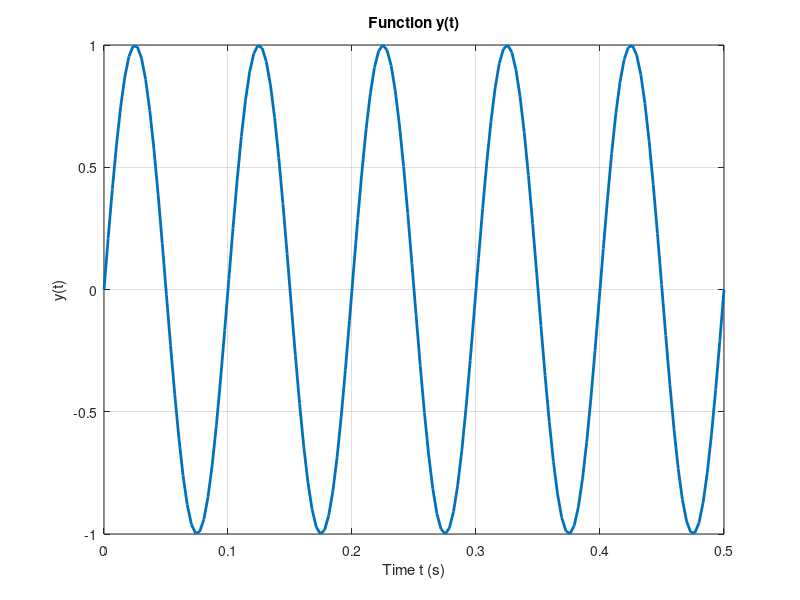
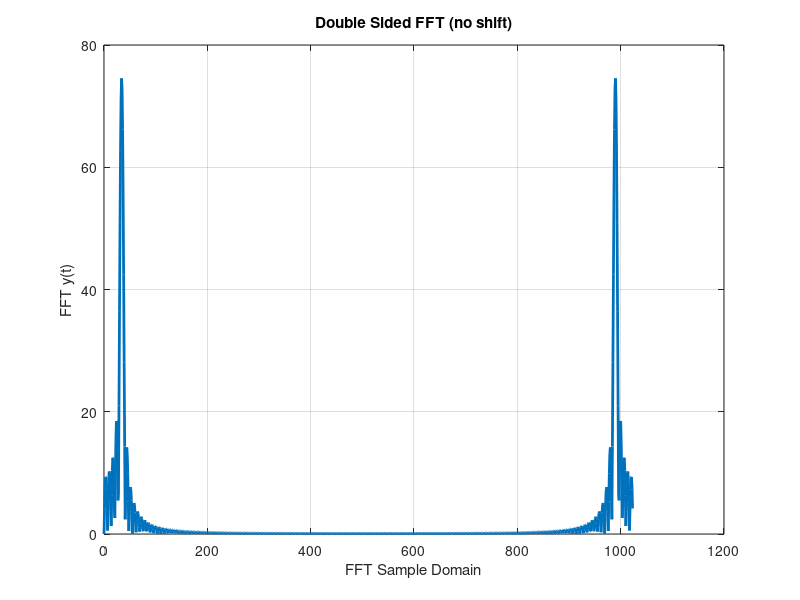
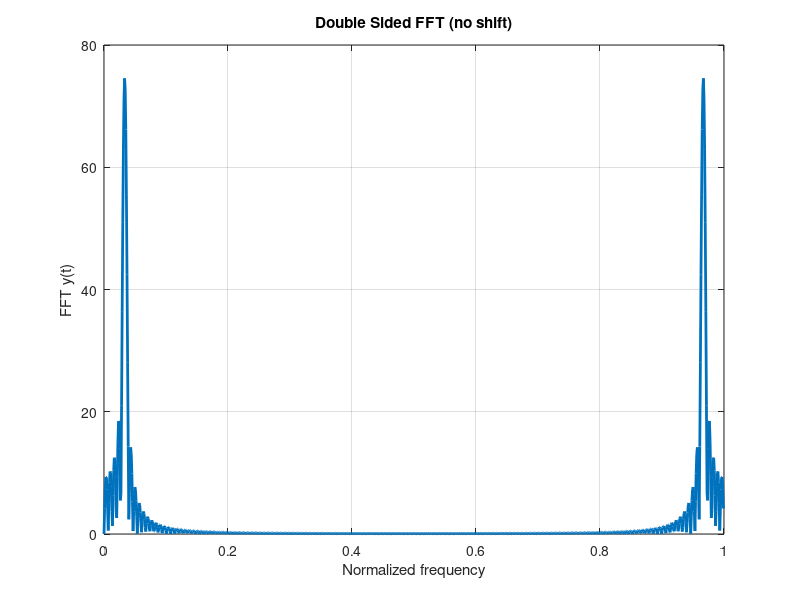
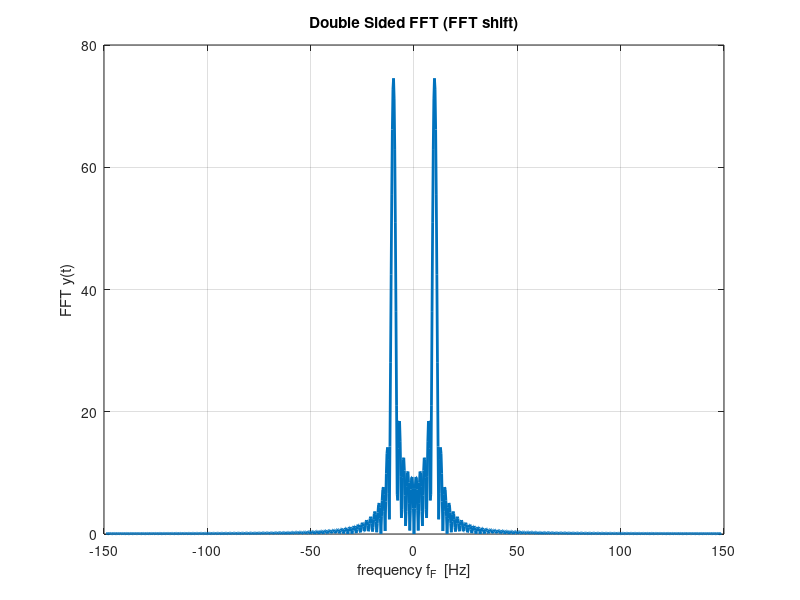

The MATLAB script that drew these images, in order:
% math_fft_01.m

% Fast Fourier Transform: decomposing a time series into
%  frequency components

% Ian Cooper
% email: ian.cooper@sydney.edu.au
% School of Physics, University of Sydney
% 180712 / Matlab version R2018a

% DOING PHYSICS WITH MATLAB 
%    https://d-arora.github.io/Doing-Physics-With-Matlab/

%clear 
close all
%clc

% INPUTS / FUNCTION y(t) ==============================================

f = 10; T = 1/f;
nT = 150;
tMax = 5*T;
xT = linspace(0,tMax,nT);
yT = sin(2*pi*f*xT) ;%+ sin(2*pi*100*xT) + 0.5*sin(2*pi*200*xT);
%yT(yT > 0) = 1;
%yT(yT<0) = -1;

TS = xT(2) - xT(1);
fS = 1/TS;


nF = 1024;
yF = fft(yT,nF);
%nVals = 0:nF-1;
xF = 0:length(yF)-1;

  
  


% Generate the plot, title and labels.
figure(1);
   pos = [0.05 0.05 0.25 0.25];
   set(gcf,'Units','normalized');
   set(gcf,'Position',pos);
   set(gcf,'color','w');
   xP = xT; yP = yT;
   plot(xP,yP,'lineWidth',2);
   title('Function y(t)')
   xlabel('Time t (s)')
   ylabel('y(t)')
   grid on

figure(2);
   pos = [0.31 0.05 0.25 0.25];
   set(gcf,'Units','normalized');
   set(gcf,'Position',pos);
   set(gcf,'color','w');
   xP = xF; yP = abs(yF);
   plot(xP,yP,'lineWidth',2);
   title('Double Sided FFT (no shift)');
   xlabel('FFT Sample Domain');
   ylabel('FFT y(t)');
   grid on
 
figure(3);
   pos = [0.57 0.05 0.25 0.25];
   set(gcf,'Units','normalized');
   set(gcf,'Position',pos);
   set(gcf,'color','w');
   xP = xF./nF; yP = abs(yF);
   plot(xP,yP,'lineWidth',2);
   title('Double Sided FFT (no shift)');
   xlabel('Normalized frequency');
   ylabel('FFT y(t)');
   grid on   
   
figure(4);
   pos = [0.05 0.38 0.25 0.25];
   set(gcf,'Units','normalized');
   set(gcf,'Position',pos);
   set(gcf,'color','w');
   xP = fS.*(-nF/2:nF/2-1)./nF;
   yP = abs(fftshift(yF));
   plot(xP,yP,'lineWidth',2);
   title('Double Sided FFT (FFT shift)');
   xlabel('frequency f_F  [Hz]');
   ylabel('FFT y(t)');
   grid on 
   
% figure(5);
%    pos = [0.31 0.38 0.25 0.25];
%    set(gcf,'Units','normalized');
%    set(gcf,'Position',pos);
%    set(gcf,'color','w');
%    xP = fS.*(-nF/2:nF/2-1)./nF;
%    yP = real(fftshift(yF));
%    xP = xP(1+nF/2:nF);
%    yP = yP(1+nF/2:nF);
%    plot(xP,yP,'lineWidth',2);
%    title('Double Sided FFT (FFT shift)');
%    xlabel('frequency f_F  [Hz]');
%    ylabel('FFT y(t)');
%    grid on    

figure(5);
   pos = [0.31 0.38 0.25 0.25];
   set(gcf,'Units','normalized');
   set(gcf,'Position',pos);
   set(gcf,'color','w');
   xP = fS.*(-nF/2:nF/2-1)./nF;
   yP = fftshift(yF);
   yP = conj(yP).*yP ./ (nF*length(yT));
   xP = xP(1+nF/2:nF);
   yP = yP(1+nF/2:nF);
   plot(xP,yP,'lineWidth',2);
   title('Double Sided FFT (FFT shift)');
   xlabel('frequency f_F  [Hz]');
   ylabel('Power Spectrum');
   grid on   
   
figure(6)
   pos = [0.57 0.38 0.25 0.25];
   set(gcf,'Units','normalized');
   set(gcf,'Position',pos);
   set(gcf,'color','w');
%    xP = fS.*(-nF/2:nF/2-1)./nF;
%    yP = real(fftshift(yF));
%    yP = conj(yP).*yP ./ (nF*length(yT));
%    xP = xP(1+nF/2:nF);
%    yP = yP(1+nF/2:nF);
   yP = 10.*log10(yP);
   plot(xP,yP,'lineWidth',2);
   title('Double Sided FFT (FFT shift)');
   xlabel('frequency f_F  [Hz]');
   ylabel('Normalized Power Spectrum');
   grid on     
   
